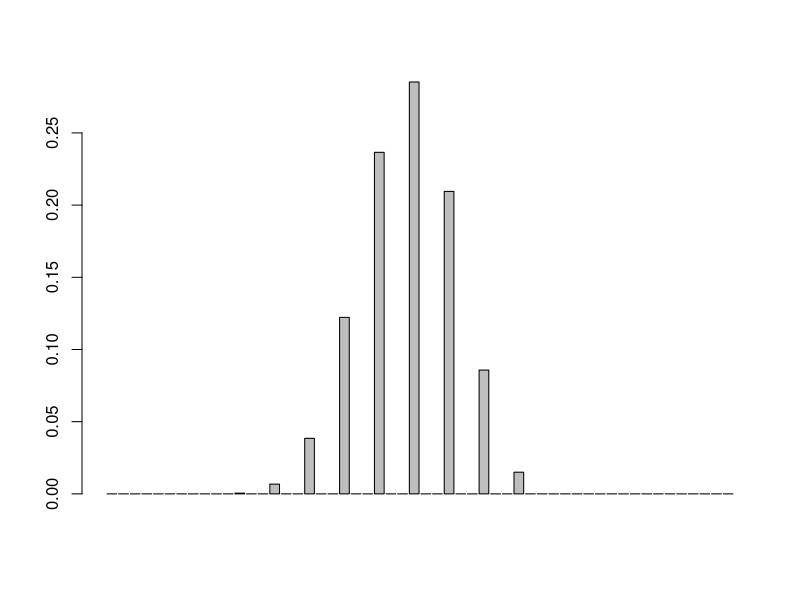

Recreate this plot in R.
set.seed(140)

#Datos para el algoritmo
arr <- c(3,6,9)
p <- c(0.15,0.5,0.35)
n <- c(4)
k <- c(20)
b1 <- c(100)
b2 <- c(50000)
b <- b1
a<-sqrt(n/(n-1))
d2 <- c(1.128,1.693,2.059,2.326,2.534,2.704,2.847,2.970,3.078,3.173,3.258,3.336,3.407,3.472,3.532,3.588,3.640,3.689,3.735,3.778,3.819)
d3 <- c(0.853,0.888,0.880,0.864,0.848,0.833,0.820,0.808,0.797,0.787,0.778,0.770,0.763,0.756,0.750,0.744,0.739,0.733,0.729,0.724,0.720)
versum <- c(0)

#Medias y límites
mediamuestral <- array(1:2000)
rangoboots <- array(1:2000)
BootsMedia <- matrix(nrow=b, ncol=2)
BootsRango <- matrix(nrow=b, ncol=2)
ShewartMedia <- matrix(nrow=b, ncol=2)
ShewartRango <- matrix(nrow=b, ncol=2)
rangoshewart <- array(1:k)

probgraph <- matrix(nrow=n+1,ncol=max(arr)*(n+2))

#Graficar probabilidad ------------------

for (l in 1:length(probgraph)){ #inicializo el arreglo
  probgraph[l] <- 0
}

for (l in 1:length(arr)){ #inicializo el caso base
  probgraph[1,arr[l]] <- p[l]
}

for (i in 1:n){ #trabajo para paso i+1
  for(j in 1:((max(arr)*n-1)+1)){
    for(k in 1:length(arr)){
      aux <- probgraph[i+1,j+arr[k]]
      probgraph[i+1,j+arr[k]] <- aux + (probgraph[i,j]*p[k])
    } 
  }
}

#Verifico si la suma da 1.
#versum <- 0
#for (i in 1:(max(arr)*(n+2))){
#  versum <- versum + probgraph[n,i]
#}
barplot(probgraph[n,])


#Calculo de limites --------------------
for (l in 1:b){
  samples <- replicate(k, sample(arr,size=n,prob=p,replace=TRUE)) 
  
  for(m in 1:k){
    rangoshewart[m] <- max(samples[,m])-min(samples[,m])
  }

  mediaTotal <- mean(samples)
  rmedia <- mean(rangoshewart)
  
  desvio <- rmedia / d2[n]
  
  ShewartMedia[l,1] <- mediaTotal+(3*desvio)/sqrt(n)
  ShewartMedia[l,2] <- mediaTotal-(3*desvio)/sqrt(n)
  
  ShewartRango[l,1] <- rmedia+3*d3[n]*desvio
  ShewartRango[l,2] <- rmedia-3*d3[n]*desvio
  
  mediaCol <- array (1:k)
  mediaCol <- colMeans(samples, dims = 1)
  
  bootsrango <- replicate(b,samples)
  permrango <- sample(bootsrango,size=(n*k*b))
  
  
  for (i in 1:n){
    for (j in 1:k){
      samples[i,j] <- samples[i,j] - mediaCol[j] #Le resto la media
    }
  }
  
  boots <- replicate(b,samples)
  perm <- sample(boots,size=(n*k*b))
  
  for (i in 0:((k*b)-1)){ #Permutaciones, falta modificar
    rangoboots[i+1] = (max(permrango[(4*i)+1],permrango[(4*i)+2],permrango[(4*i)+3],permrango[(4*i)+4])-min(permrango[(4*i)+1],permrango[(4*i)+2],permrango[(4*i)+3],permrango[(4*i)+4]))
    mediamuestral[i+1] = ((perm[(4*i)+1]+perm[(4*i)+2]+perm[(4*i)+3]+perm[(4*i)+4])/4)
    mediamuestral[i+1] = mediamuestral[i+1]*a + mediaTotal
  }
  
  mediamuestral <- sort(mediamuestral)
  rangoboots <- sort(rangoboots)
  
  BootsRango[l,1] <- rangoboots[as.integer((k*b)*0.025)]
  BootsRango[l,2] <- rangoboots[as.integer((k*b)*0.975)]
  BootsMedia[l,1] <- mediamuestral[as.integer((k*b)*0.025)]
  BootsMedia[l,2] <- mediamuestral[as.integer((k*b)*0.975)]
}

print(BootsMedia)
print(BootsRango)
print(ShewartMedia)
print(ShewartRango)